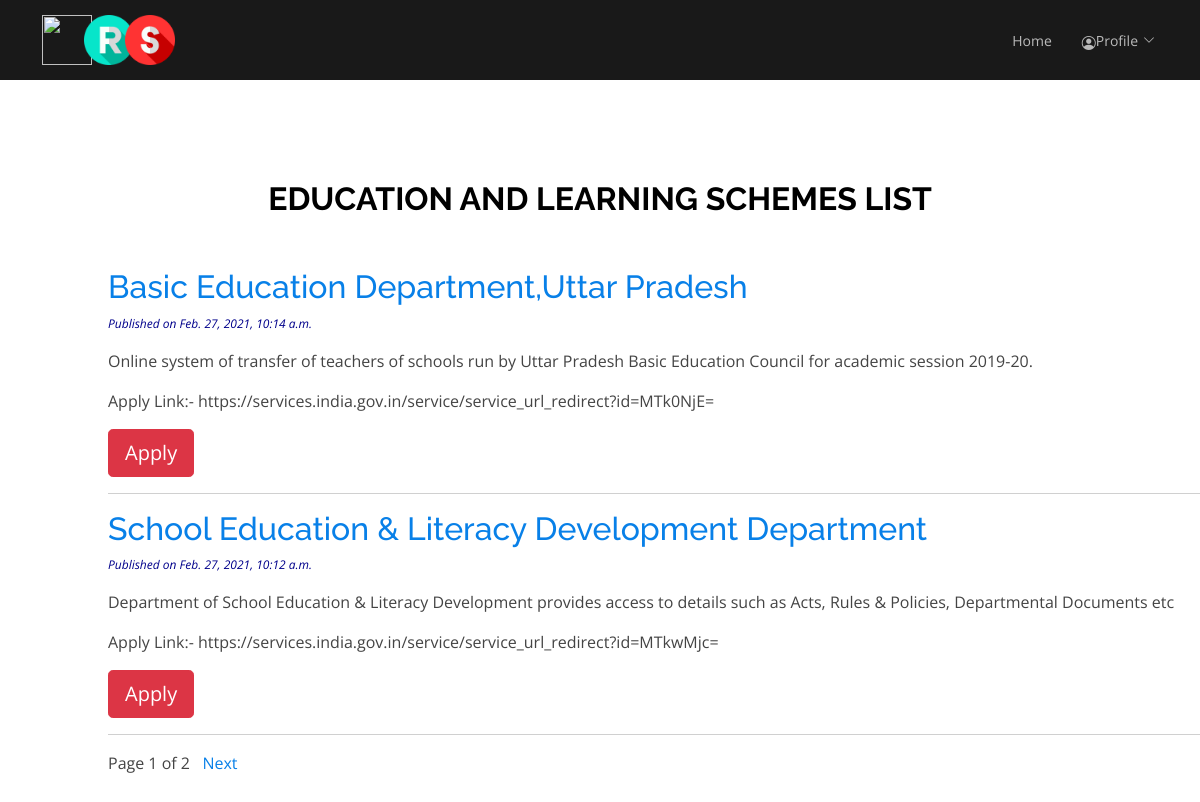
The page /education_s_list/ (signed in) on the database its author committed.
### crs_App/models.py (models this page shows, shortened)
class EducationModel(models.Model):
    STATUS_CHOICES = (('draft','Draft'),('published','Published'))
    title = models.CharField(max_length=256)
    slug_field = models.SlugField(max_length=256,unique_for_date='publish')
    body = models.TextField()
    link = models.URLField(max_length=100)
    publish = models.DateTimeField(default=timezone.now)
    created = models.DateTimeField(auto_now_add=True)
    updated = models.DateTimeField(auto_now=True)
    status = models.CharField(max_length=10,choices=STATUS_CHOICES,default='draft')
    class Meta:
        ordering=('-publish',)

### crs_App/views.py (the view)
# urls.py: path('education_s_list/',views.education_list_view,name='education_s_list'),
@login_required
def education_list_view(request):
    schemes_list = EducationModel.objects.all()
    main_title = 'Education and Learning'
    paginator = Paginator(schemes_list, 2)
    page = request.GET.get('page')
    try:
        post=paginator.page(page)
    except PageNotAnInteger:
       post=paginator.page(1)
    except EmptyPage:
        post=paginator.page(paginator.num_pages)
    my_dict = {'schemes_list': schemes_list, 'main_title': main_title,'post':post,'page':page}
    return render(request, 'schemes_list.html', context=my_dict)

### templates/schemes_list.html
{% extends 'templates/base2.html' %}
    {% block body_block %}
      <section style="margin-top: 10%" id="services" class="services">
        <div class="container" data-aos="fade-up">
            <div class="section-title">
                {% if main_title %}
                    <h2>{{ main_title|upper }} Schemes List</h2>
                {% endif %}
            </div>
        </div>
        <div class="list_content">
                {% block content %}
                    {% if schemes_list %}
                        {% for post in post  %}
                            <a href="{{ post.get_absolute_url }}"><h2>{{ post.title }}</h2></a>
                            <p id="date">Published on {{ post.publish }}</p>
                                {{ post.body|linebreaks }}
                            <p>Apply Link:- {{ post.link }}</p>
                            <a href="{{ post.link }}" type="submit" class="btn btn-lg btn-danger">Apply</a>&nbsp;&nbsp;&nbsp;<hr>
                        {% endfor %}
                        {% include 'templates/pagination.html' with page=post %}
                     {% else %}
                        <p>No Schemes here...!</p>
                    {% endif %}
                {% endblock %}
        </div>
      </section>
    {% endblock %}

### templates/base2.html (shortened to what this page needs)
{% load static %}
<!DOCTYPE html>
<html lang="en">
<head>
  <link href="{% static "assets/vendor/animate.css/animate.min.css" %}" rel="stylesheet">
  <link href="{% static "assets/vendor/aos/aos.css" %}" rel="stylesheet">
  <link href="{% static "assets/vendor/bootstrap/css/bootstrap.min.css" %}" rel="stylesheet">
  <link href="{% static "assets/vendor/bootstrap-icons/bootstrap-icons.css" %}" rel="stylesheet">
  <link href="{% static "assets/vendor/boxicons/css/boxicons.min.css" %}" rel="stylesheet">
  <link href="{% static "assets/vendor/glightbox/css/glightbox.min.css" %}" rel="stylesheet">
  <link href="{% static "assets/vendor/remixicon/remixicon.css" %}" rel="stylesheet">
  <link href="{% static "assets/vendor/swiper/swiper-bundle.min.css" %}" rel="stylesheet">
  <link href="{% static "assets/css/style.css" %}" rel="stylesheet">
</head>
<body>
  <header id="header" class="fixed-top d-flex align-items-center ">
    <div class="container d-flex align-items-center justify-content-between">
       <div>
        <img src="{% static 'assets/img/logo/copyright.png' %}" style="width: 50px;height: 50px">
        <img class="logo_crs" src="{% static 'assets/img/logo/r.png' %}">
        <img class="logo_crs" src="{% static 'assets/img/logo/s.png' %}">
       </div>
      <nav id="navbar" class="navbar">
        <ul>
          <li><a href="/">Home</a></li>
          {% if user.is_authenticated %}
              <li class="dropdown"><a href="#"><span class="bi bi-person-circle">Profile</span> <i class="bi bi-chevron-down"></i></a>
              </li>
            {% endif %}
        </ul>
      </nav>
    </div>
  </header>
{% block body_block %}
{% endblock %}
</body>
</html>

### templates/pagination.html (shortened to what this page needs)
<!DOCTYPE html>
<div class="paginator">
    <span>Page {{ page.number }} of {{ page.paginator.num_pages }}</span>&nbsp;&nbsp;
    {% if page.has_next %}
        <a href="?page={{ page.next_page_number }}">Next</a>
    {% endif %}
</div>

### static/assets/css/style.css (style rules this page uses)
body { font-family: "Open Sans", sans-serif; color: #444444; }
a { text-decoration: none; color: #0880e8; }
h1, h2, h3, h4, h5, h6 { font-family: "Raleway", sans-serif; }
#header { transition: all 0.5s; z-index: 997; height: 80px; top: 0px; background: rgba(0, 0, 0, 0.9); }
.navbar { padding: 0; }
.navbar ul { margin: 0; padding: 0; display: flex; list-style: none; align-items: center; }
.navbar li { position: relative; }
.navbar > ul > li { position: relative; white-space: nowrap; padding: 10px 0 10px 24px; }
.navbar a { display: flex; align-items: center; justify-content: space-between; padding: 0 3px; font-size: 14px; color: rgba(255, 255, 255, 0.7); white-space: nowrap; transition: 0.3s; position: relative; }
.navbar a i { font-size: 12px; line-height: 0; margin-left: 5px; }
.navbar > ul > li > a:before { content: ""; position: absolute; width: 100%; height: 2px; bottom: -5px; left: 0; background-color: #f6b024; visibility: hidden; width: 0px; transition: all 0.3s ease-in-out 0s; }
section { padding: 60px 0; overflow: hidden; }
.section-title { text-align: center; padding-bottom: 30px; }
.section-title h2 { font-size: 32px; font-weight: bold; text-transform: uppercase; margin-bottom: 20px; padding-bottom: 0; color: black; }
#date { font-size: 12px; font-style: italic; color: darkblue; }
.list_content { margin-left: 9%; }
.logo_crs { margin-left: -8%; width: 50px; height: 50px; }

### rows shown on the page
EducationModel: title "Basic Education Department,Uttar Pradesh", publish "Feb. 27, 2021, 10:14 a.m.", body "Online system of transfer of teachers of schools run by Uttar Pradesh Basic Education Council for academic session 2019-20.", link "https://services.india.gov.in/service/service_url_redirect?id=MTk0NjE="
EducationModel: title "School Education & Literacy Development Department", publish "Feb. 27, 2021, 10:12 a.m.", body "Department of School Education & Literacy Development provides access to details such as Acts, Rules & Policies, Departmental Documents etc", link "https://services.india.gov.in/service/service_url_redirect?id=MTkwMjc="

### other values the page prints
{{ main_title|upper }} "EDUCATION AND LEARNING"
{{ page.number }} "1"
{{ page.paginator.num_pages }} "2"
